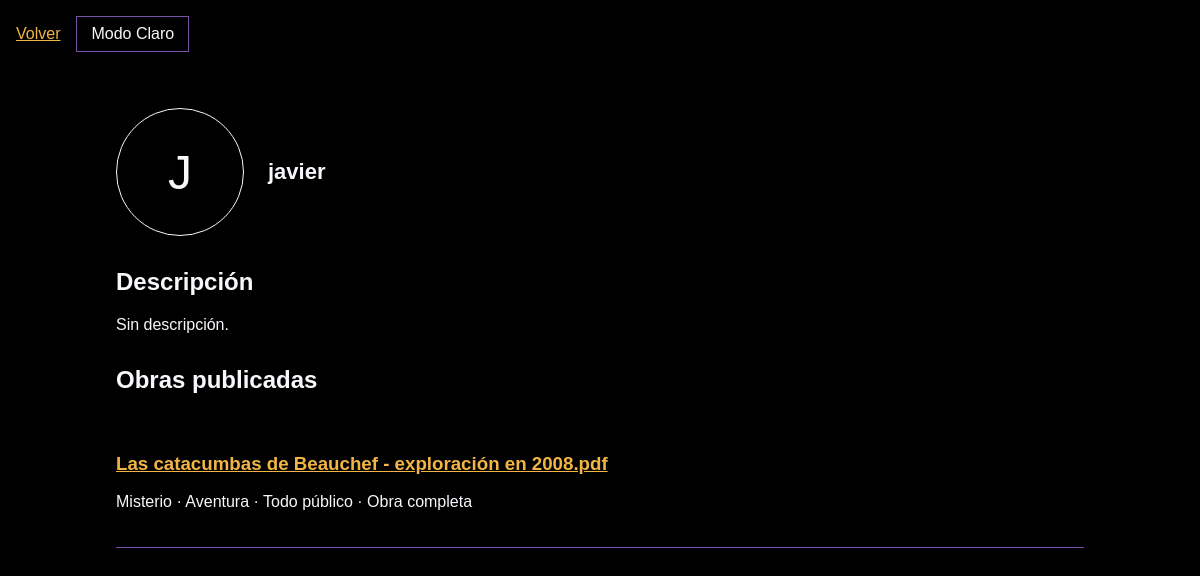
/authors/4/, run on the app's committed database.
### pages/models.py (models this page shows, shortened)
class StoryUpload(models.Model):
    title = models.CharField(max_length=200, blank=True)
    description = models.TextField(max_length=3000, blank=True)
    cover = models.ImageField(upload_to=cover_file_path, blank=True)
    @property
    def display_title(self):
        return self.title or self.original_name
    owner = models.ForeignKey(
        settings.AUTH_USER_MODEL,
        on_delete=models.CASCADE,
        related_name="story_uploads",
    )
    file = models.FileField(upload_to=story_file_path)
    original_name = models.CharField(max_length=255)
    uploaded_at = models.DateTimeField(auto_now_add=True)
    tags = models.ManyToManyField(Tag, blank=True, related_name="stories", verbose_name="Tags")

class Tag(models.Model):
    name = models.CharField(max_length=50, unique=True, verbose_name="Nombre del tag")

### pages/views.py (the view)
# urls.py: path("authors/<int:user_id>/", views.public_profile, name="profile"),
@require_GET
def public_profile(request, user_id):
    author = get_object_or_404(get_user_model(), pk=user_id, is_active=True)
    return render(request, "pages/profile.html", {
        "author_name": author.username,
        "author": author,
        "profile": Profile.objects.filter(user=author).first(),
        "works": StoryUpload.objects.filter(owner=author).prefetch_related("tags").order_by("-uploaded_at"),
    })

### pages/templates/pages/profile.html (shortened to what this page needs)
{% extends 'pages/library_base.html' %}
{% block content %}
<section class="profile-heading">
    {% if profile.avatar %}
    <img class="profile-picture" src="{% url 'pages:profile_picture' author.id %}" alt="Foto de {{ author_name }}" width="128" height="128">
    {% else %}
    <div class="profile-picture profile-placeholder" role="img" aria-label="Sin foto de perfil">{{ author_name|first|upper }}</div>
    {% endif %}
    <div><h1>{{ author_name }}</h1>
    </div>
</section>
<section class="profile-description">
    <h2>Descripción</h2>
    {% if profile.description %}<div class="profile-bio">{{ profile.description|linebreaksbr }}</div>
    {% else %}<p>Sin descripción.</p>{% endif %}
</section>
<section><h2>Obras publicadas</h2>
{% for work in works %}<article>
<h3><a href="{% url 'pages:work_detail' work.id %}">{{ work.display_title }}</a></h3>
<p>{% for tag in work.tags.all %}{{ tag.name }}{% if not forloop.last %} · {% endif %}{% endfor %}</p>
</article>{% empty %}{% if not demo %}<p>Aún no hay escritos publicados.</p>{% endif %}{% endfor %}
</section>
{% endblock %}

### pages/static/pages/theme.css (style rules this page uses)
:root { --black: #000000; --gold: #f2b544; --purple: #7952a8; --white: #faf7fc; --pink: #efa8c4; }
:root { color-scheme: dark; --page-background: var(--black); --page-text: var(--white); --accent: var(--gold); --secondary-text: var(--pink); --outline: var(--white); --input-placeholder: #ffffff9c; --upload-hover: #211b10; }

### pages/static/pages/reader.css (style rules this page uses)
* { box-sizing: border-box; }
body { margin: 0; background: var(--page-background); color: var(--page-text); font-family: Arial, sans-serif; }
a { color: var(--accent); }
h1 { font-size: 22px; overflow-wrap: anywhere; }
article { padding: 20px 0; border-bottom: 1px solid var(--purple); }
html { scroll-behavior: smooth; }

### pages/static/pages/profile.css (style rules this page uses)
.profile-heading { display: flex; align-items: center; gap: 24px; flex-wrap: wrap; margin: 24px 0; }
.profile-picture { width: 128px; height: 128px; border-radius: 50%; object-fit: cover; border: 1px solid var(--outline); flex-shrink: 0; }
.profile-placeholder { display: grid; place-items: center; font-size: 48px; }
.profile-description { margin: 32px 0; }

### data on the page
StoryUpload: display_title "Las catacumbas de Beauchef - exploración en 2008.pdf"
Tag: name "Misterio"
Tag: name "Aventura"
Tag: name "Todo público"
Tag: name "Obra completa"

### other printed values
{{ author_name|first|upper }} "J"
{{ author_name }} "javier"
